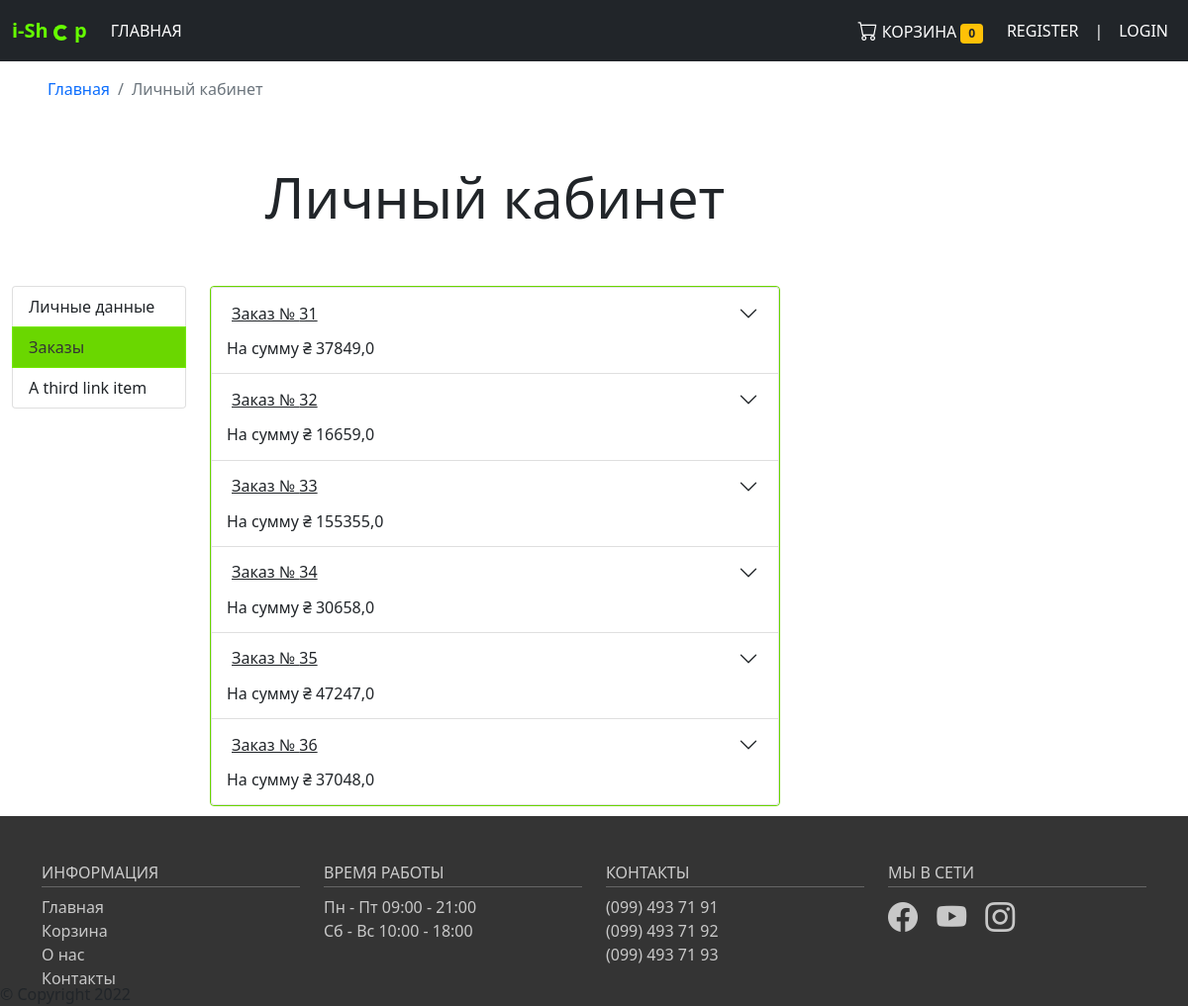
Page /user_orders/ on the earlier database version.
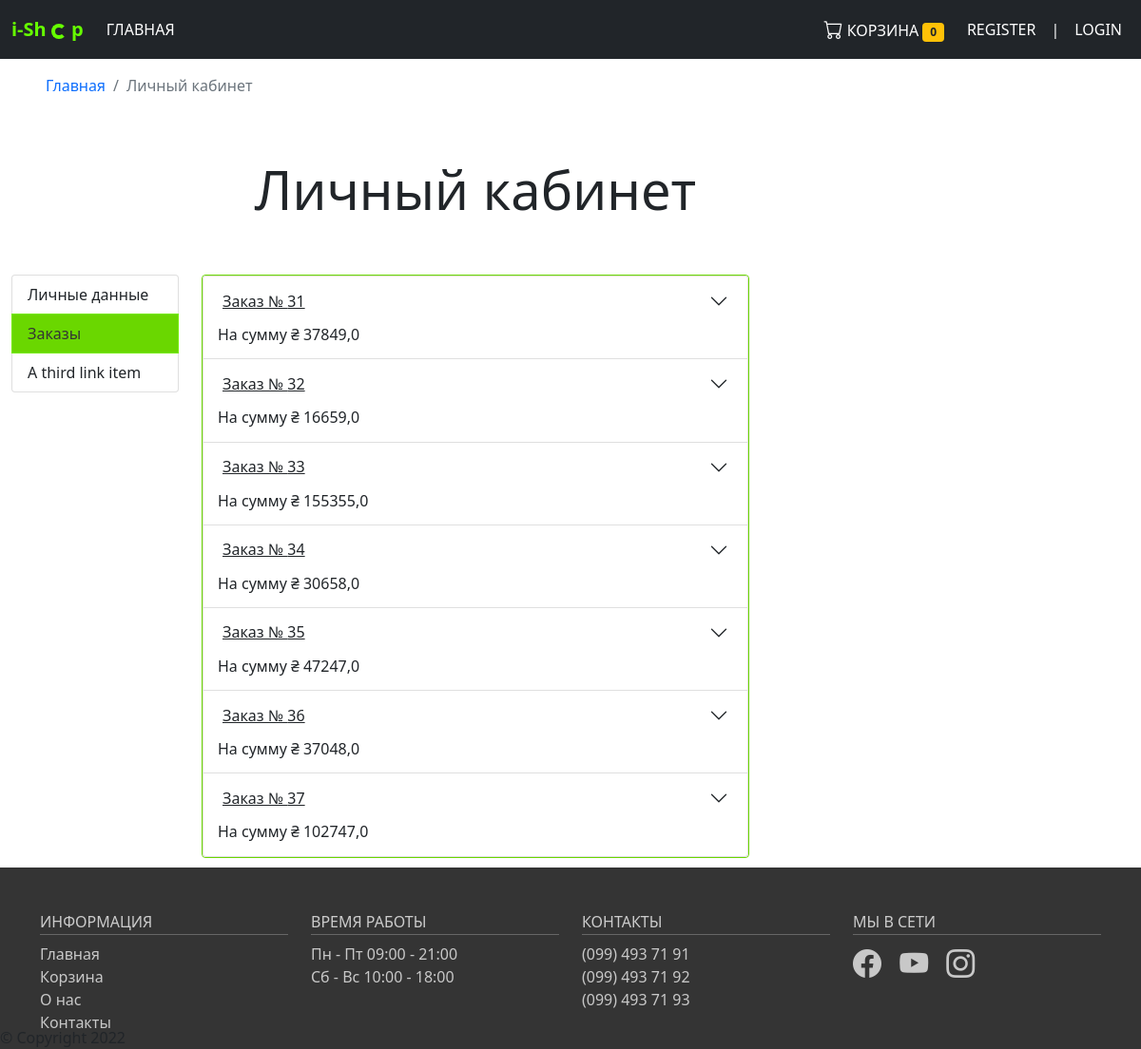
Same page on the later database version.
### i_shop/models.py (models this page shows, shortened)
class Order(models.Model):
    user = models.ForeignKey(User, verbose_name='Пользователь', on_delete=models.CASCADE)
    city = models.CharField(max_length=150)
    address = models.CharField(max_length=250)
    payment_type = models.ForeignKey(Payment, verbose_name='Тип оплаты', on_delete=models.SET_NULL, null=True)
    delivery_type = models.ForeignKey(Delivery, verbose_name='Тип доставки', on_delete=models.SET_NULL, null=True)
    total_price = models.FloatField()
    total_to_pay = models.FloatField()
    class Meta:
        verbose_name = 'Заказ'
        verbose_name_plural = 'Заказы'

### i_shop/views.py (the view)
# urls.py: path('user_orders/', views.UserMenuOrders.as_view(), name='user_orders'),
class UserMenuOrders(View):
    def get(self, request):
        if not request.session.get('cart'):
            request.session['cart'] = list()
        cart_content = get_cart_content(request)
        orders = Order.objects.all()
        return render(request, 'i_shop/user_menu_orders.html', {'user': request.user,
                                                                'orders': orders,
                                                                'products': cart_content.products_in_cart,
                                                                'to_pay': cart_content.to_pay,
                                                                'quantity_in_cart': cart_content.quantity_in_cart})

### i_shop/cart.py (called while the page is built, shortened)
def get_cart_content(request):
    products_in_cart = list()
    to_pay = 0
    quantity_in_cart = 0
    if not request.session.get('cart'):
        request.session['cart'] = list()
    return CartItems(products_in_cart=products_in_cart, to_pay=to_pay, quantity_in_cart=quantity_in_cart)

### i_shop/models.py (called while the page is built)
    def get_absolute_url(self):
        return reverse('product_detail', kwargs={"slug": self.category.slug, "product_slug": self.slug})

### templates/i_shop/user_menu_orders.html (shortened to what this page needs)
{% extends 'i_shop/base.html' %}
{% block content %}
<section>
    <nav aria-label="breadcrumb" class="ms-5 mt-3">
        <ol class="breadcrumb">
            <li class="breadcrumb-item">
                <a href="{% url 'home' %}"> Главная </a>
            </li>
            <li class="breadcrumb-item active" aria-current="page"> Личный кабинет </li>
        </ol>
    </nav>
    <div class="container-fluid user_menu">
        <div class="row">
            <div class="col-10 my-5">
                <h1 class="text-center display-4"> Личный кабинет </h1>
            </div>
        </div>
        <div class="row">
            <div class="col-2">
                <div class="list-group">
                    <a href="{% url 'user_info' %}" class="list-group-item list-group-item-action" aria-current="true">
                        Личные данные
                    </a>
                    <a href="{% url 'user_orders' %}" class="list-group-item list-group-item-action active">
                        Заказы
                    </a>
                    <a href="#" class="list-group-item list-group-item-action">A third link item</a>
                </div>
            </div>
            <div class="col-6">
                <div class="border rounded border-primary">
                    <div class="accordion" id="userOrders">
                        {% for order in orders %}
                        <div class="accordion-item">
                            <h2 class="order-detail-header accordion-header" id="headingOne">
                                <a class="accordion-button collapsed" type="button" data-bs-toggle="collapse" data-bs-target="#collapse{{ order.pk }}" aria-expanded="false" aria-controls="collapseOne">
                                    Заказ № {{ order.pk }}
                                </a>
                                <p class="order-total-to-pay"> На сумму ₴ {{ order.total_to_pay }}</p>
                            </h2>
                        </div>
                        {% endfor %}
                    </div>
                </div>
            </div>
        </div>
    </div>
</section>
{% endblock %}

Differences in the rows shown:
added Order: pk "37", total_to_pay "102747,0"
